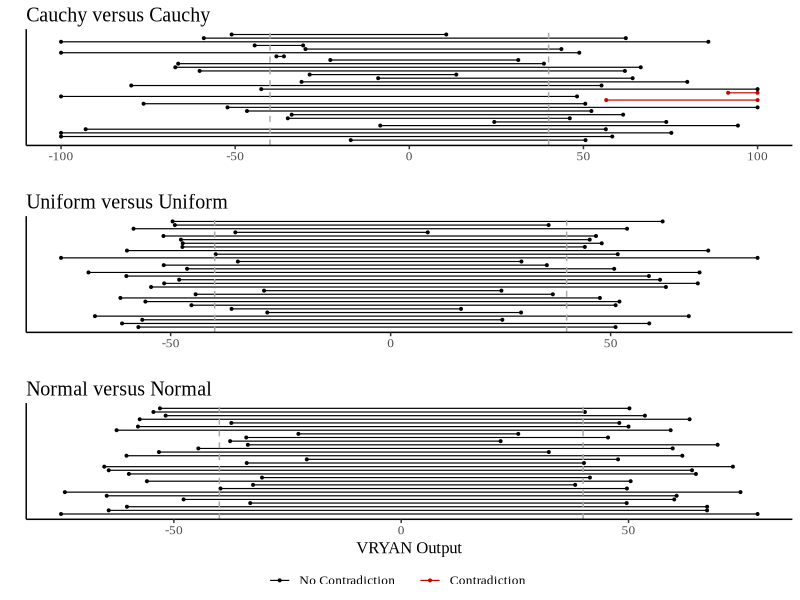
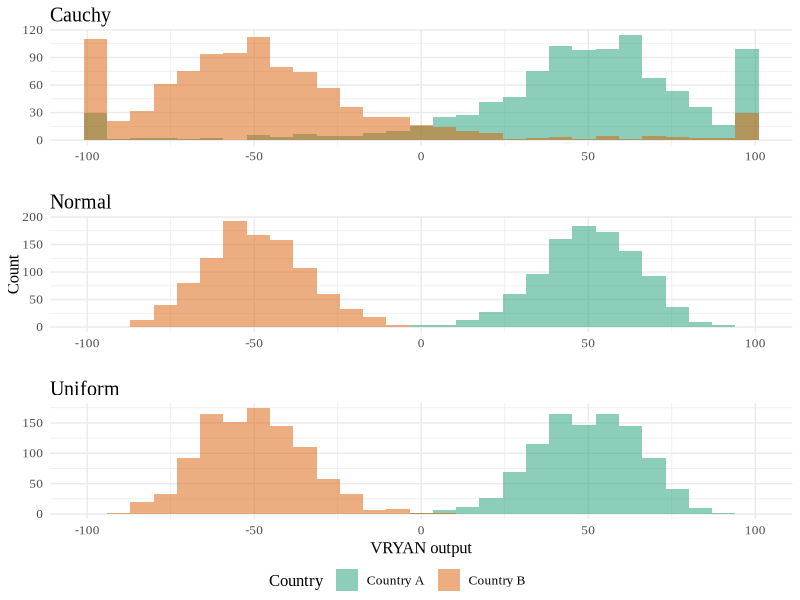
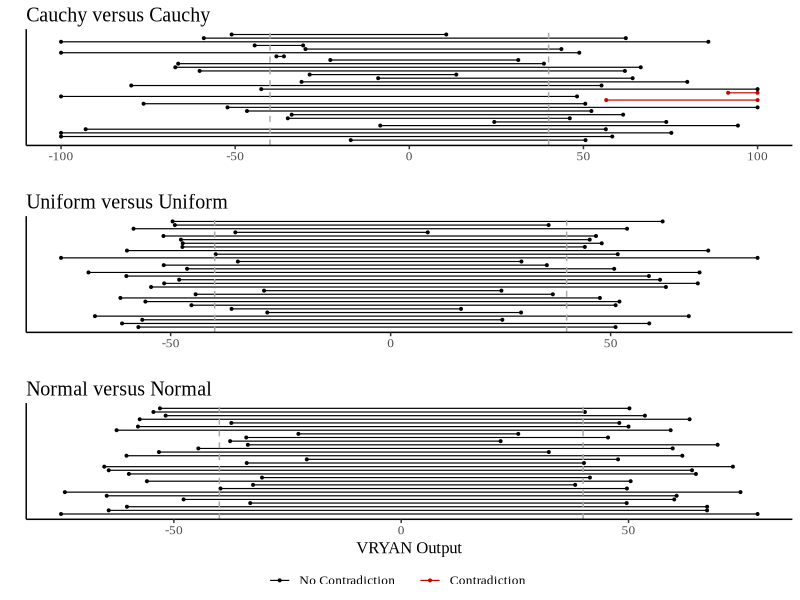

Generate these figures, in order, with R:
##################################
### *** NEXT STEPS ***
##################################

# - need to track how different the variances & estimates are between the scores
#   and/or distributions

# - should I hold the variance constant? to isolate the distributional effects?
# accomplish this by adding a and b columns from the uniform distribution,
# calculating the variance as (b-a)^2 / 12 & then using that variance to
# simulate from a normal distribution

##################################

# adding packages as needed

library(tidyverse)
library(ggpubr)

# writing function to get the a & b parameters of a uniform after getting the
# radii... takes the vectors of mus and radii as input

# because cauchy support is 0 to infinity, I will take the absolute values of the
# parameters

get_params <- function(mus_vec, radii_vec) {
  params <- tibble(a = mus_vec - radii_vec,
                   b = mus_vec + radii_vec) %>% 
    mutate(mu = mus_vec,
           var = (b-a)^2 / 12)
  return(params)
}

# will use this function to determine the proportion of contradictions in each
# pairing of scenarios

prop_contradict <- function(output_a, output_b) {
  prop <- mean((output_a > 40 & output_b > 40) |
                 (output_b < -40 & output_a < -40))
  return(prop)
}

##################################
### SAME MEANS
##################################

{
  # setting parameters
  
  {
    set.seed(100)
    max_score <- 100
    nsims <- 10^3
    nvar <- 5
    detailed_results <- tibble()
    i <- 1
  }
  
  for (i in 1:nsims) {
    
    # want to select the mean for each of my random variables
    
    mus_a <- runif(nvar, 0, max_score)
    mus_b <- -1 * mus_a
    
    # for now, I am assuming that we will draw from a uniform distribution... to get
    # the parameters, I will sample the width of each uniform from the distance
    # between mu and 100
    
    radii <- sapply(mus_a, function(x) runif(1, 0, 100-x))
    
    # using my function to get mean, variance, a, and b parameters in a table
    
    ctry_a_params <- get_params(mus_a, radii)
    ctry_b_params <- get_params(mus_b, radii)
    
    # getting the actual point estimates based off of these uniform distributions
    
    unif_scores_a <- sapply(1:length(mus_a), 
                            function(x) runif(1, ctry_a_params$a[x], 
                                              ctry_a_params$b[x]))
    unif_scores_b <- sapply(1:length(mus_b), 
                            function(x) runif(1, ctry_b_params$a[x], 
                                              ctry_b_params$b[x]))
    
    # getting normal scores with the appropriate parameters
    
    norm_scores_a <- sapply(1:length(mus_a), 
                            function(x) rnorm(1, ctry_a_params$mu[x], 
                                              sqrt(ctry_a_params$var[x])))
    norm_scores_b <- sapply(1:length(mus_b), 
                            function(x) rnorm(1, ctry_b_params$mu[x], 
                                              sqrt(ctry_b_params$var[x])))
    
    # now want cauchy scores... calculated shape and rate parameters by solving
    # system of equations with the variance and mean
    
    cauchy_scores_a <- sapply(1:length(mus_a), 
                            function(x) rcauchy(1, ctry_a_params$mu[x], 
                                              sqrt(ctry_a_params$var[x])))
    cauchy_scores_b <- sapply(1:length(mus_b), 
                             function(x) rcauchy(1, ctry_b_params$mu[x], 
                                                sqrt(ctry_b_params$var[x])))
    
    # want to put our individual variable data together in a table... will
    # truncate scores at the end since maybe we want certain respects to allow
    # negative/positive indicators to build up
    
    these_scores <- tibble(country = rep(c('country_a', 'country_b'), each = nvar),
                           var = rep(1:nvar, times = 2),
                           unif_scores = c(unif_scores_a, unif_scores_b),
                           norm_scores = c(norm_scores_a, norm_scores_b), 
                           cauchy_scores = c(cauchy_scores_a, cauchy_scores_b),
                           mus = c(mus_a, mus_b),
                           vars = c((radii*2)^2 / 12,(radii*2)^2 / 12),
                           rep = i)
    
    detailed_results <- bind_rows(detailed_results, these_scores)
  }
  
  # calculating VRYAN output once I've run all of my simulations
  
  output_scores <- detailed_results %>% 
    group_by(country, rep) %>% 
    summarise(cauchy_output = mean(cauchy_scores),
              unif_output = mean(unif_scores),
              norm_output = mean(norm_scores),
              .groups = 'drop') %>% 
    mutate(across(cauchy_output:norm_output, 
                  function(x) ifelse(abs(x)>100, sign(x)*100, x))) %>% 
    select(rep, country, cauchy_output:norm_output)
    
  # now I want to determine which scenarios flagged danger with these output
  # scores... will first look at identical named distributions on each side
  
  output_a <- output_scores %>% 
    filter(country == 'country_a') %>% 
    select(-country)
  output_b <- output_scores %>% 
    filter(country == 'country_b') %>% 
    select(-country)
  wide_output <- inner_join(output_a, output_b, by = 'rep', suffix = c('_a', '_b'))
  
  results_props <- wide_output %>% 
    summarize(contra_both_unif = prop_contradict(unif_output_a, unif_output_b),
              contra_both_norm = prop_contradict(norm_output_a, norm_output_b),
              contra_both_cauchy = prop_contradict(cauchy_output_a, cauchy_output_b),
              contra_unif_norm = mean(prop_contradict(unif_output_a, norm_output_b),
                                      prop_contradict(norm_output_a, unif_output_b)),
              contra_unif_cauchy = mean(prop_contradict(unif_output_a, cauchy_output_b),
                                        prop_contradict(cauchy_output_a, unif_output_b)),
              contra_norm_cauchy = mean(prop_contradict(norm_output_a, cauchy_output_b),
                                        prop_contradict(cauchy_output_a, norm_output_b))) %>% 
    pivot_longer(cols = everything(), names_to = 'scenario', values_to = 'prop')
}

results_props %>% 
  filter(str_detect(scenario, 'contra')) %>% 
  mutate(scenario = str_remove_all(scenario, '^contra_'),
         scenario = str_replace_all(scenario, '_', ' '),
         scenario = str_to_title(scenario),
         scenario = str_replace_all(scenario, 'Unif', 'Uniform'),
         scenario = str_replace_all(scenario, 'Norm', 'Normal')) %>% 
  rename(Scenario = scenario,
         Contradictions = prop) %>% 
  arrange(desc(Contradictions))

# graphing bell curves of the lineups

{
  p1 <- wide_output %>% 
    pivot_longer(c(cauchy_output_a, cauchy_output_b)) %>% 
    select(rep, name, value) %>% 
    ggplot(aes(value, fill = name)) +
    geom_histogram(position = 'identity', alpha = 0.5) +
    scale_x_continuous(limits = c(-101, 101)) +
    theme_minimal() +
    labs(title = 'Cauchy',
         x = '',
         y = '',
         fill = 'Country') +
    theme(text=element_text(family="Times New Roman", size=12)) +
    scale_fill_brewer(labels = c('Country A', 'Country B'),
                      palette = 'Dark2') +
    theme(legend.position = 'none')
  
  p2 <- wide_output %>% 
    pivot_longer(c(norm_output_a, norm_output_b)) %>% 
    select(rep, name, value) %>% 
    ggplot(aes(value, fill = name)) +
    geom_histogram(position = 'identity', alpha = 0.5) +
    scale_x_continuous(limits = c(-101, 101)) +
    theme_minimal() +
    labs(title = 'Normal',
         x = '',
         y = 'Count',
         fill = 'Country') +
    theme(text=element_text(family="Times New Roman", size=12)) +
    scale_fill_brewer(labels = c('Country A', 'Country B'),
                      palette = 'Dark2')

  p3 <- wide_output %>% 
    pivot_longer(c(unif_output_a, unif_output_b)) %>% 
    select(rep, name, value) %>% 
    ggplot(aes(value, fill = name)) +
    geom_histogram(position = 'identity', alpha = 0.5) +
    scale_x_continuous(limits = c(-101, 101)) +
    theme_minimal() +
    labs(title = 'Uniform',
         x = 'VRYAN output',
         y = '',
         fill = 'Country') +
    theme(text=element_text(family="Times New Roman", size=12)) +
    scale_fill_brewer(labels = c('Country A', 'Country B'),
                      palette = 'Dark2') +
    theme(legend.position = 'none')
  
  ggarrange(p1, p2, p3,
            nrow = 3,
            common.legend = TRUE,
            legend = 'bottom')
  ggsave('graphs/scenario_outputs.png',
         width = 6,
         height = 5)
}


# plotting random samples of lineups

{
  set.seed(100)
  
  # plotting Cauchy vs Cauchy lineups
  
  p1 <- output_scores %>% 
    select(rep:cauchy_output) %>% 
    group_by(country, rep) %>% 
    summarise(avg_score = mean(cauchy_output),
              .groups = 'drop') %>%
    pivot_wider(names_from = country, values_from = avg_score) %>% 
    mutate(contradiction = (country_a < -40 & country_b < -40) |
             (country_b > 40 & country_a > 40) |
             (country_a < -40 & country_b > 40)) %>% 
    sample_n(30) %>% 
    mutate(rep = 1:nrow(.)) %>% 
    pivot_longer(country_a:country_b, 
                 names_to = 'country',
                 values_to = 'output') %>% 
    ggplot(aes(output, rep, 
               group = rep,
               color = contradiction)) +
    geom_point(size = 0.7) +
    geom_line(size = 0.4) +
    theme_classic() +
    theme(axis.ticks.y = element_blank(),
          axis.text.y = element_blank()) +
    scale_color_manual(values = c('black', 'red3'),
                       labels = c('No Contradiction',
                                  'Contradiction')) +
    geom_vline(xintercept = -40, linetype = 'dashed', col = 'darkgray') +
    geom_vline(xintercept = 40, linetype = 'dashed', col = 'darkgray') +
    labs(title = 'Cauchy versus Cauchy',
         y = '',
         x = '',
         color = '') +
    theme(text=element_text(family="Times New Roman", size=12))
  
  # plotting Unif vs Unif lineups
  
  p2 <- output_scores %>% 
    select(rep:unif_output) %>% 
    group_by(country, rep) %>% 
    summarise(avg_score = mean(unif_output),
              .groups = 'drop') %>%
    pivot_wider(names_from = country, values_from = avg_score) %>% 
    mutate(contradiction = (country_a < -40 & country_b < -40) |
             (country_b > 40 & country_a > 40) |
             (country_a < -40 & country_b > 40)) %>% 
    sample_n(30) %>% 
    mutate(rep = 1:nrow(.)) %>% 
    pivot_longer(country_a:country_b, 
                 names_to = 'country',
                 values_to = 'output') %>% 
    ggplot(aes(output, rep, 
               group = rep,
               color = contradiction)) +
    geom_point(size = 0.7) +
    geom_line(size = 0.4) +
    theme_classic() +
    theme(axis.ticks.y = element_blank(),
          axis.text.y = element_blank()) +
    scale_color_manual(values = c('black', 'red3'),
                       labels = c('No Contradiction',
                                  'Contradiction')) +
    geom_vline(xintercept = -40, linetype = 'dashed', col = 'darkgray') +
    geom_vline(xintercept = 40, linetype = 'dashed', col = 'darkgray') +
    labs(title = 'Uniform versus Uniform',
         y = '',
         x = '',
         color = '') +
    theme(text=element_text(family="Times New Roman", size=12))
  
  # plotting Normal vs Normal lineups
  
  p3 <- output_scores %>% 
    select(rep:norm_output) %>% 
    group_by(country, rep) %>% 
    summarise(avg_score = mean(norm_output),
              .groups = 'drop') %>%
    pivot_wider(names_from = country, values_from = avg_score) %>% 
    mutate(contradiction = (country_a < -40 & country_b < -40)) %>% 
    sample_n(30) %>% 
    mutate(rep = 1:nrow(.)) %>% 
    pivot_longer(country_a:country_b, 
                 names_to = 'country',
                 values_to = 'output') %>% 
    ggplot(aes(output, rep, 
               group = rep,
               color = contradiction)) +
    geom_point(size = 0.7) +
    geom_line(size = 0.4) +
    theme_classic() +
    theme(axis.ticks.y = element_blank(),
          axis.text.y = element_blank()) +
    scale_color_manual(values = c('black', 'red3'),
                       labels = c('No Contradiction',
                                  'Contradiction')) +
    geom_vline(xintercept = -40, linetype = 'dashed', col = 'darkgray') +
    geom_vline(xintercept = 40, linetype = 'dashed', col = 'darkgray') +
    labs(title = 'Normal versus Normal',
         y = '',
         x = 'VRYAN Output',
         color = '') +
    theme(text=element_text(family="Times New Roman", size=12))
  
  ggarrange(p1, p2, p3,
            nrow = 3,
            common.legend = TRUE,
            legend = 'bottom')
}
ggsave('graphs/lineups.png',
       width = 4,
       height = 6)

  
